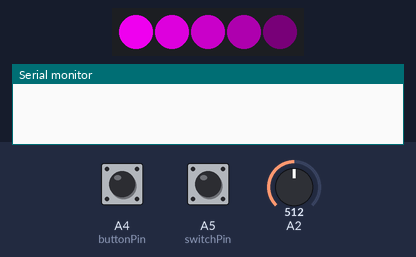
A sketch run on a simulated Arduino Uno, built with avr-gcc and run on an emulated ATmega328P. On the bench: 5 RGB LEDs in strip order, left to right, the last lines printed to the serial monitor. The inputs (shaded band) are chosen by the test bench; at power-on: A5 (switchPin) HIGH, A2 = 512, A4 (buttonPin) HIGH. Dim RGB values are drawn brighter than linear; the strip is taken to match the declared colour order; random numbers use the default seed unless the sketch sets one.

Above: at 1.2 s.
1.3 s: A5 (switchPin) pulled LOW for 1 s
At 2.7 s:
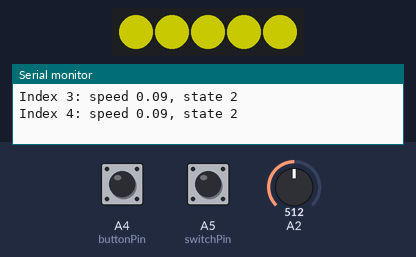
5.3 s: A5 (switchPin) pulled LOW for 0.15 s
At 6.1 s:
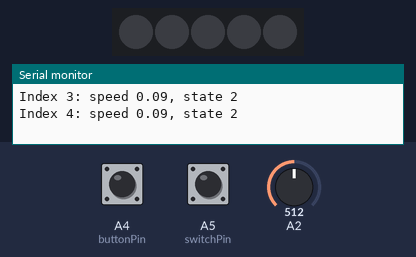
8.4 s: A5 (switchPin) pulled LOW for 0.15 s
11.5 s: A5 (switchPin) pulled LOW for 0.15 s
14.6 s: A5 (switchPin) pulled LOW for 1 s
At 16.4 s:
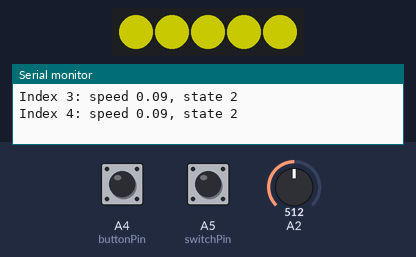
18.6 s: A5 (switchPin) pulled LOW for 0.15 s
At 19.9 s:
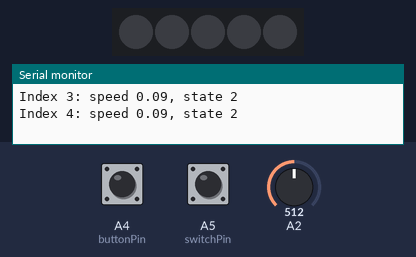
Timing chart, 0 to 21.6 s (numbered marks = the images above; inputs shaded):
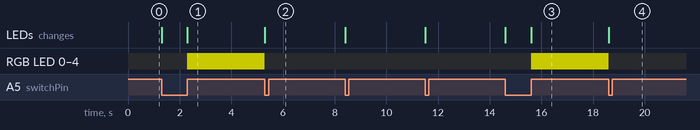

Measured:
- after the input at 1.3 s, RGB LED 0–4: off → RGB(103, 103, 0) after 1.0 s; the LEDs: first change at once (image 1 shows a later state)

The sketch:

lilypadControlLed.ino
```cpp
#define LEDNUM 5
#define LEDPIN 5
#define SPEED 0.1
#define TOP 255
#define BOTTOM 10
#define FLASHDELAY 500

#include <Adafruit_NeoPixel.h>

Adafruit_NeoPixel strip = Adafruit_NeoPixel(LEDNUM, LEDPIN, NEO_RGB + NEO_KHZ800);

int switchPin = A5;
int switchValue = 0;  //0: on, 1: off
int buttonPin = A4;
int buttonValue = 0;

float LedValue[LEDNUM][3] = {{}};  //{r, g, b}
int LedState[LEDNUM] = {}; //0: purple{255, 0, 255}, 1: red{255, 0, 0}, 2: yellow{255, 255, 0}, 3: green{0, 255, 0}, 4: clay{0, 255, 255}, 5: blue{0, 0, 255}
int change[LEDNUM] = {};
float lightSpeed[LEDNUM] = {};
int chState = 0;
bool changedLightComplite[LEDNUM] = {};

int loopCount = 0;

void setup() {
  // put your setup code here, to run once:
  Serial.begin(9600);
  pinMode(LEDPIN, OUTPUT);
  pinMode(switchPin, INPUT_PULLUP);
  pinMode(buttonPin, INPUT_PULLUP);

  //initial change
  for(int i = 0; i < LEDNUM; i++)
    change[i] = -1;

  //initial state
  for(int i = 0; i < LEDNUM; i++)
    LedState[i] = i%6;

  //initial speed
  for(int i = 0; i < LEDNUM; i++)
    lightSpeed[i] = SPEED;

  //initial changedLightComplite
  for(int i = 0; i < LEDNUM; i++)
    changedLightComplite[i] = true;

  strip.begin();
  strip.show();
  clear(LEDNUM);

}


void loop() {
  // put your main code here, to run repeatedly:
  switchValue = digitalRead(switchPin);
  if(switchValue == HIGH) {   // Auto Flash
    // initial
    clear(LEDNUM);
    for(int i = 0; i < LEDNUM; i++) {
      LedState[i] = 0;
      changedLightComplite[i] = false;
      lightSpeed[i] = SPEED;
    }
    loopCount = 0;

    while(switchValue == HIGH) {
      // how many leds to control
      int flag = 0;
      for(int i = LEDNUM-1; i > 0; i--) {
        if(loopCount > FLASHDELAY*i) {
          flag = i;
          break;
        }
      }
      // flash
      for(int i = 0; i <= flag; i++) {
        changeLedLight(LedValue[i], LedState[i], lightSpeed[i], &changedLightComplite[i]);
        if(changedLightComplite[i] == true) {
          LedState[i] = (LedState[i]+1)%6;
          changedLightComplite[i] = false;
        }
      }

      if(loopCount <= FLASHDELAY*(LEDNUM-1))
        loopCount++;

      show(LedValue);

      switchValue = digitalRead(switchPin);
/*
      Serial.print("0: State ");
      Serial.print(LedState[0]);
      Serial.print(", ");
      Serial.print(LedValue[0][0]);
      Serial.print(", ");
      Serial.print(LedValue[0][1]);
      Serial.print(", ");
      Serial.println(LedValue[0][2]);

      Serial.print("1: State ");
      Serial.print(LedState[1]);
      Serial.print(", ");
      Serial.print(LedValue[1][0]);
      Serial.print(", ");
      Serial.print(LedValue[1][1]);
      Serial.print(", ");
      Serial.println(LedValue[1][2]);

      Serial.print("2: State ");
      Serial.print(LedState[2]);
      Serial.print(", ");
      Serial.print(LedValue[2][0]);
      Serial.print(", ");
      Serial.print(LedValue[2][1]);
      Serial.print(", ");
      Serial.println(LedValue[2][2]);

      Serial.print("3: State ");
      Serial.print(LedState[3]);
      Serial.print(", ");
      Serial.print(LedValue[3][0]);
      Serial.print(", ");
      Serial.print(LedValue[3][1]);
      Serial.print(", ");
      Serial.println(LedValue[3][2]);

      Serial.print("4: State ");
      Serial.print(LedState[4]);
      Serial.print(", ");
      Serial.print(LedValue[4][0]);
      Serial.print(", ");
      Serial.print(LedValue[4][1]);
      Serial.print(", ");
      Serial.println(LedValue[4][2]);
*/
      //delay(1000);
      }    // end while
  }    // end if
  else {                             // Change Mode
    // initial value
    clear(LEDNUM);
    for(int i = 0; i < LEDNUM; i++) {
      randomSeed(analogRead(A2));
      LedState[i] = random(6);
      lightSpeed[i] = random(5, 10)*0.01;
      changedLightComplite[i] = false;
    }
    bool flag = false;
    for(int i = 0; i < LEDNUM; i++) {
      Serial.print("Index ");
      Serial.print(i);
      Serial.print(": speed ");
      Serial.print(lightSpeed[i]);
      Serial.print(", state ");
      Serial.println(LedState[i]);
    }
    Serial.println(" ");

    while(switchValue == LOW) {
      // flash or changelight
      for(int i = 0; i < LEDNUM; i++) {
        if(changedLightComplite[i])
          controlFlash(LedValue[i], LedState[i], &change[i], lightSpeed[i]);
        else
          changeLedLight(LedValue[i], LedState[i], lightSpeed[i], &changedLightComplite[i]);
      }


      buttonValue = digitalRead(buttonPin);
      if(buttonValue == 1) {
        if(flag) {
          randomSeed(analogRead(A2));
          int numOfChange = random(1, LEDNUM);
          int indices[numOfChange];
          for(int j = 0; j < numOfChange; j++)
            indices[j] = -1;
          for(int i = 0; i < numOfChange; i++) {
            randomSeed(analogRead(A3));

            int index;
            bool flag = true;    // test if the index is repeat
            while(flag) {
              index = random(LEDNUM);
              flag = false;
              for(int j = 0; j < i; j++) {
                if(index == indices[j]) {
                  flag = true;
                  break;
                }    // end if
              }    // end for
            }    // end while
            indices[i] = index;

            int cState = random(6);
            float cSpeed = random(5, 10)*0.01;
            while(cState == LedState[index])
              cState = random(6);

            Serial.print("Change index ");
            Serial.print(index);
            Serial.print(" from state ");
            Serial.print(LedState[index]);
            Serial.print(" to ");

            lightSpeed[index] = cSpeed;
            LedState[index] = cState;
            changedLightComplite[index] = false;

            Serial.println(LedState[index]);
          }    // end for
          Serial.println(" ");

          flag = false;
          for(int i = 0; i < LEDNUM; i++) {
            Serial.print("Index ");
            Serial.print(i);
            Serial.print(": speed ");
            Serial.print(lightSpeed[i]);
            Serial.print(", state ");
            Serial.println(LedState[i]);
          }    // end for
          Serial.println(" ");
        }    // end if
      }    // end if
      else {
        if(!flag)
          flag = true;
      }    // end else

      show(LedValue);
      switchValue = digitalRead(switchPin);
    }    // end while
  }    // end else
}


void clear(int LedNum) {
  for (int i = 0; i < LedNum; i++) {
    strip.setPixelColor(i, 0, 0, 0);
    LedValue[i][0] = 0;
    LedValue[i][1] = 0;
    LedValue[i][2] = 0;
  }
  strip.show();

  return;
}


void show(float LedValue[LEDNUM][3]) {
  for(int i = 0; i < LEDNUM; i++)
    strip.setPixelColor(i, LedValue[i][0], LedValue[i][1], LedValue[i][2]);
  strip.show();
}


void controlFlash(float LedValue[], int LedState, int *change, float lightSpeed) {
  switch(LedState) {
    case 0:
      flash(&LedValue[0], *change, lightSpeed);
      *change = flash(&LedValue[2], *change, lightSpeed);
      break;
    case 1:
      *change = flash(&LedValue[0], *change, lightSpeed);
      break;
    case 2:
      flash(&LedValue[0], *change, lightSpeed);
      *change = flash(&LedValue[1], *change, lightSpeed);
      break;
    case 3:
      *change = flash(&LedValue[1], *change, lightSpeed);
      break;
    case 4:
      flash(&LedValue[1], *change, lightSpeed);
      *change = flash(&LedValue[2], *change, lightSpeed);
      break;
    case 5:
      *change = flash(&LedValue[2], *change, lightSpeed);
      break;
    default:
      break;
    }
}


int flash(float *value, int change, float lightSpeed) {
  if(*value == BOTTOM)
    change = 1;
  else if(*value == TOP)
    change = -1;
  float temp = *value + change*lightSpeed;
  if(temp > TOP)
    temp = TOP;
  else if(temp < BOTTOM)
    temp = BOTTOM;
  *value = temp;

  return change;
}


void changeLedLight(float LedValue[], int state, float lightSpeed, bool *complite) {
  switch(state) {
    case 0:
      if(LedValue[0] < TOP)
        LedValue[0] += 1*lightSpeed;
      if(LedValue[1] > 0)
        LedValue[1] -= 1*lightSpeed;
      if(LedValue[2] < TOP)
        LedValue[2] += 1*lightSpeed;

      if(LedValue[0] >= TOP && LedValue[1] <= 0 && LedValue[2] >= TOP)
        *complite = true;
      break;

    case 1:
      if(LedValue[0] < TOP)
        LedValue[0] += 1*lightSpeed;
      if(LedValue[1] > 0)
        LedValue[1] -= 1*lightSpeed;
      if(LedValue[2] > 0)
        LedValue[2] -= 1*lightSpeed;

      if(LedValue[0] >= TOP && LedValue[1] <= 0 && LedValue[2] <= 0)
        *complite = true;
      break;

    case 2:
      if(LedValue[0] < TOP)
        LedValue[0] += 1*lightSpeed;
      if(LedValue[1] < TOP)
        LedValue[1] += 1*lightSpeed;
      if(LedValue[2] > 0)
        LedValue[2] -= 1*lightSpeed;

      if(LedValue[0] >= TOP && LedValue[1] >= TOP && LedValue[2] <= 0)
        *complite = true;
      break;

    case 3:
      if(LedValue[0] > 0)
        LedValue[0] -= 1*lightSpeed;
      if(LedValue[1] < TOP)
        LedValue[1] += 1*lightSpeed;
      if(LedValue[2] > 0)
        LedValue[2] -= 1*lightSpeed;

      if(LedValue[0] <= 0 && LedValue[1] >= TOP && LedValue[2] <= 0)
        *complite = true;
      break;

    case 4:
      if(LedValue[0] > 0)
        LedValue[0] -= 1*lightSpeed;
      if(LedValue[1] < TOP)
        LedValue[1] += 1*lightSpeed;
      if(LedValue[2] < TOP)
        LedValue[2] += 1*lightSpeed;

      if(LedValue[0] <= 0 && LedValue[1] >= TOP && LedValue[2] >= TOP)
        *complite = true;
      break;

    case 5:
      if(LedValue[0] > 0)
        LedValue[0] -= 1*lightSpeed;
      if(LedValue[1] > 0)
        LedValue[1] -= 1*lightSpeed;
      if(LedValue[2] < TOP)
        LedValue[2] += 1*lightSpeed;

      if(LedValue[0] <= 0 && LedValue[1] <= 0 && LedValue[2] >= TOP)
        *complite = true;
      break;

    default:
      break;
  }

  //test if break the range
  for(int j = 0; j < 3; j++) {
    if(LedValue[j] > TOP)
      LedValue[j] = TOP;
    else if(LedValue[j] < 0)
      LedValue[j] = 0;
  } //end for loop
}
```
